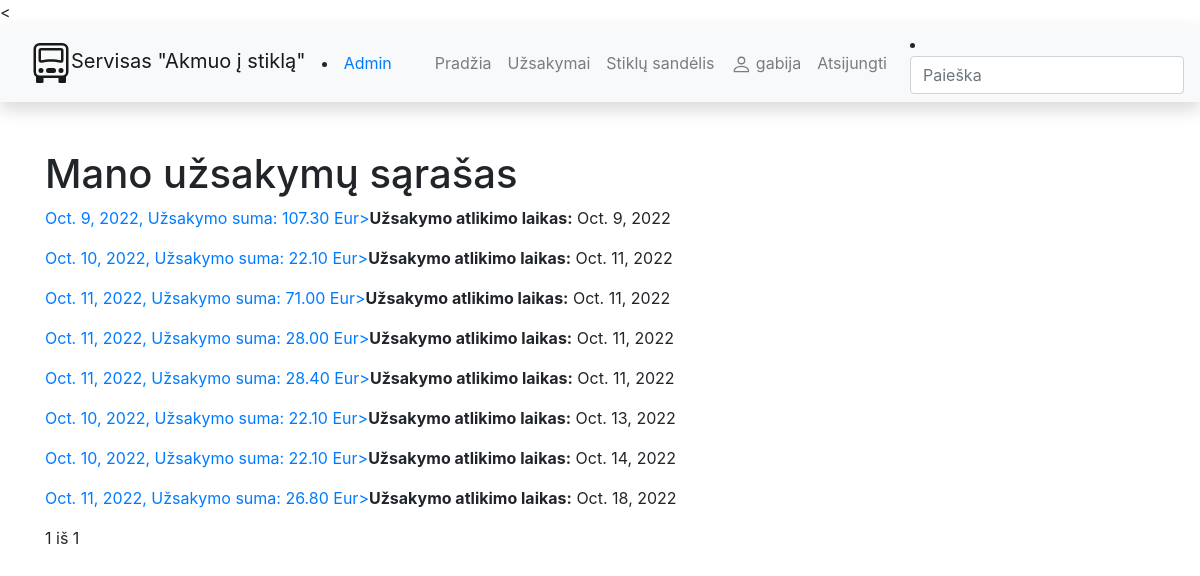
The page /manouzsakymai/ (signed in) on the database its author committed.
### myorder/models.py (models this page shows, shortened)
class Uzsakymas(models.Model):
    auto_tipas = models.ForeignKey('Kategorija', on_delete=models.SET_NULL, null=True, related_name='category')
    auto = models.ForeignKey('Auto', on_delete=models.SET_NULL, null=True, related_name='autos')
    pirkejas = models.ForeignKey(User, models.CASCADE, null=True)
    uzsakymo_laikas = models.DateField(auto_now_add=True)
    due_back = models.DateField("Užsakymo įvykdymo data", null=True, blank=True)
    UZSAKYMAS_STATUS = (
        ('a', 'Apdorojama'),
        ('g', "Galima paimti"),
        ('l', 'Įvykdyta'),
    )
    status = models.CharField(max_length=1, choices=UZSAKYMAS_STATUS, blank=True, default="a", help_text='statusas')
    class Meta:
        verbose_name_plural = "Užsakymas"
        ordering = ["due_back"]
    def suma_all(self):
        kainos = [e.price_sum for e in UzsakymoEilute.objects.filter(uzsakymas_item=self.id).all()]
        suma = sum(kainos)
        return f'{suma} Eur'
    suma_all.short_description = "suma"

class UzsakymoEilute(models.Model):
    auto_item = models.ForeignKey('Auto', on_delete=models.SET_NULL, null=True, related_name='auto_items')
    uzsakymas_item = models.ForeignKey("Uzsakymas", on_delete=models.SET_NULL, null=True, related_name='orders')
    quantity = models.PositiveIntegerField('Prekės kiekis', null=False, help_text='Iveskite prekės kiekį')
    class Meta:
        verbose_name_plural = "Užsakymo eilutė"
    @property
    def price_sum(self):
        price = self.quantity * self.auto_item.kaina
        return price
    def pasirinkta_kategorija(self):
        cat = self.auto_item.auto_tipas.name
        return cat
    pasirinkta_kategorija.short_description = "kategorija"

class Auto(models.Model):
    eurocode = models.CharField('Eurocode', max_length=30)
    pavadinimas = models.CharField('Modelis', max_length=50)
    kategorija = models.ForeignKey("Kategorija", on_delete=models.SET_NULL, null=True, related_name='kategorijos')
    kaina = models.DecimalField("Kaina, Eur", max_digits=5, decimal_places=2)
    aprasymas = models.TextField('Sudėtis', max_length=300)
    update = models.DateField('Atnaujinta', auto_now_add=True)
    lik = models.ForeignKey('Likutis', on_delete=models.SET_NULL, null=True, related_name='auto_link')
    class Meta:
        verbose_name_plural = "Automobilis"

### myorder/views.py (the view)
# urls.py: path('manouzsakymai/', views.UzsakymasListView.as_view(), name='mano_uzsakymai'),
class UzsakymasListView(LoginRequiredMixin, ListView):
    model = Uzsakymas
    context_object_name = 'uzsakymai'
    template_name = "uzsakymas_list.html"
    paginate_by = 10
    def get_queryset(self):
        return Uzsakymas.objects.filter(pirkejas=self.request.user).order_by('due_back')

### myorder/views.py (called while the page is built)
def categories(request):
    return {'categories': Kategorija.objects.all()}

### myorder/templates/uzsakymas_list.html (shortened to what this page needs)
{% extends 'base.html' %}
{% block content %}
<h1>Mano užsakymų sąrašas</h1>
{% if uzsakymai %}
    {% for uzsakymasinst in uzsakymai %}
 <div class="col-md4 d-flex align-items-stretch">
    <a href="{{uzsakymasinst.id}}". >{{uzsakymasinst.uzsakymo_laikas}}, Užsakymo suma: {{uzsakymasinst.suma_all}}></a>
    <p><strong> Užsakymo atlikimo laikas:</strong> {{uzsakymasinst.due_back}}</p>
 </div>
    {% endfor %}
{% else %}
    <p>Jūs nieko neužsakėte</p>
{% endif %}
<div class="pagination">
    <span class="step-links">
        <span class="current">
            {{page_obj.number}} iš {{page_obj.paginator.num_pages}}
        </span>
    </span>
</div>
{% endblock %}

### myorder/templates/base.html (shortened to what this page needs)
<!DOCTYPE html>
<html lang="en">
<head>
    <<link rel="stylesheet" href="https://stackpath.bootstrapcdn.com/bootstrap/4.1.3/css/bootstrap.min.css">
    <link rel="stylesheet" href="https://cdnjs.cloudflare.com/ajax/libs/font-awesome/4.7.0/css/font-awesome.min.css">
    {% load static %}
    <link rel="stylesheet" href="{% static 'css/styles.css' %}">
</head>
<body>
<nav class="navbar navbar-expand-lg navbar-light bg-light static-top mb-5 shadow">
  <div class="container">
    <a class="navbar-brand" href="#">
        Servisas "Akmuo į stiklą"
    </a>
        <li class="nav-item"><a href="{% url 'admin:index' %}">Admin</a></li>
        <div class="collapse navbar-collapse" id="navbarResponsive">
            <ul class="navbar-nav ml-auto">
            <li class="nav-item">
            <a class="nav-link" href="{% url 'index' %}">Pradžia</a>
            </li>
            {% if user.is_authenticated %}
                <li class="nav-item">
                    <a class="nav-link" href="{% url 'mano_uzsakymai' %}">Užsakymai</a>
                </li>
                <li class="nav-item">
                    <a class="nav-link" href="{% url 'autos_link' %}">Stiklų sandėlis</a>
                </li>
                <li class="nav-item"><a class="nav-link" href="{% url 'profilis' %}">
                {{ user.get_username }}</a></li>
                   <li class="nav-item"><a class="nav-link" href="{% url 'logout' %}?next={{request.path}}">Atsijungti</a></li>
            {% else %}
                <li class="nav-item"><a class="nav-link" href="{% url 'login' %}?next={{request.path}}">Prisijungti</a></li>
                <li class="nav-item"><a class="nav-link" href="{% url 'register' %}">Registruotis</a></li>
            {% endif %}
            </ul>
        </div>
   </div>
<li>
    <form action="{% url 'search_link' %}" method="get" class="form-inline my-2 my-md-0">
        <input name="query" class="form-control" type="text" placeholder="Paieška">
    </form>
</li>
</nav>
<div class="container">
{% block content %}{% endblock %}
</div>
</body>
</html>

### rows shown on the page
Uzsakymas: uzsakymo_laikas "Oct. 9, 2022", suma_all "107.30 Eur", due_back "Oct. 9, 2022"
Uzsakymas: uzsakymo_laikas "Oct. 10, 2022", suma_all "22.10 Eur", due_back "Oct. 11, 2022"
Uzsakymas: uzsakymo_laikas "Oct. 11, 2022", suma_all "71.00 Eur", due_back "Oct. 11, 2022"
Uzsakymas: uzsakymo_laikas "Oct. 11, 2022", suma_all "28.00 Eur", due_back "Oct. 11, 2022"
Uzsakymas: uzsakymo_laikas "Oct. 11, 2022", suma_all "28.40 Eur", due_back "Oct. 11, 2022"
Uzsakymas: uzsakymo_laikas "Oct. 10, 2022", suma_all "22.10 Eur", due_back "Oct. 13, 2022"
Uzsakymas: uzsakymo_laikas "Oct. 10, 2022", suma_all "22.10 Eur", due_back "Oct. 14, 2022"
Uzsakymas: uzsakymo_laikas "Oct. 11, 2022", suma_all "26.80 Eur", due_back "Oct. 18, 2022"

### other values the page prints
{{ user.get_username }} "gabija"
{{ page_obj.number }} "1"
{{ page_obj.paginator.num_pages }} "1"
